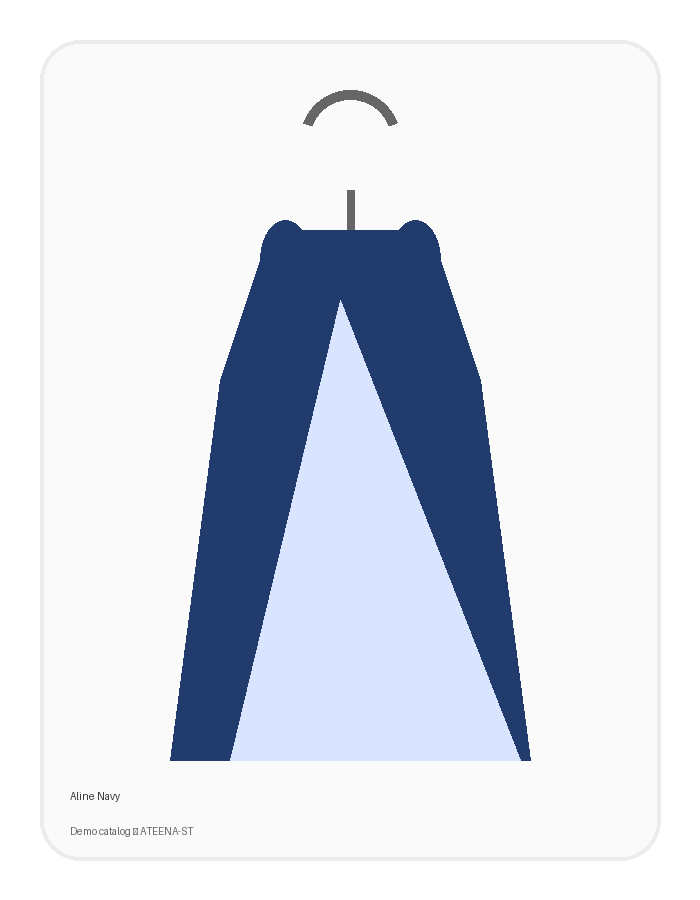
#> input picture assets/aline_navy.png, 700 x 900 px
$ python -i image_search.py   (imports and definitions only)
#> lines starting #> are read from the running program, lines starting #| are printed output that depends on the picture; after the words box and inside, x2 and y2 are one past the last pixel; in counts of white or black regions, pixels touching at a corner belong together

from __future__ import annotations

import hashlib
import json
from dataclasses import dataclass, field
from pathlib import Path
from typing import List, Dict, Optional, Any
from urllib.parse import urlparse

import cv2
import numpy as np
import requests


@dataclass
class VisualSearchResult:
    product_id: str
    brand: str
    name: str
    product_url: str
    image_path: str
    category: str
    score: float
    notes: str
    source_type: str = "demo"
    payload: Dict[str, Any] = field(default_factory=dict)


# [13 lines left out: functions _decode_image_bytes, _read_image, not called in this run]


def _avg_hash(gray: np.ndarray, hash_size: int = 16) -> np.ndarray:
    small = cv2.resize(gray, (hash_size, hash_size), interpolation=cv2.INTER_AREA)
    mean = small.mean()
    return (small > mean).astype(np.uint8).flatten()


def _color_hist(img: np.ndarray, bins: int = 8) -> np.ndarray:
    hsv = cv2.cvtColor(img, cv2.COLOR_BGR2HSV)
    hist = cv2.calcHist([hsv], [0, 1], None, [bins, bins], [0, 180, 0, 256])
    hist = cv2.normalize(hist, hist).flatten()
    return hist


def _edge_profile(gray: np.ndarray) -> np.ndarray:
    gray = cv2.resize(gray, (128, 128), interpolation=cv2.INTER_AREA)
    edges = cv2.Canny(gray, 80, 160)
    grid = 8
    h, w = edges.shape
    out = []
    for r in range(grid):
        for c in range(grid):
            cell = edges[r*h//grid:(r+1)*h//grid, c*w//grid:(c+1)*w//grid]
            out.append(float(cell.mean()) / 255.0)
    return np.array(out, dtype=np.float32)


def _feature_vector(img: np.ndarray) -> Dict[str, np.ndarray]:
    gray = cv2.cvtColor(img, cv2.COLOR_BGR2GRAY)
    return {'hash': _avg_hash(gray), 'hist': _color_hist(img), 'edge': _edge_profile(gray)}


# [124 lines left out: functions _similarity, _kind_boost, _infer_category, _cache_remote_image, _candidate_path, search_index_by_photo, not called in this run]

>>> import cv2
>>> picture = cv2.imread('assets/aline_navy.png')
#> picture is the input picture: shape (900, 700, 3); mean B, G, R 232, 222.6, 218
>>> result = _feature_vector(picture)
#> in _feature_vector, `gray = cv2.cvtColor(img, cv2.COLOR_BGR2GRAY)`:
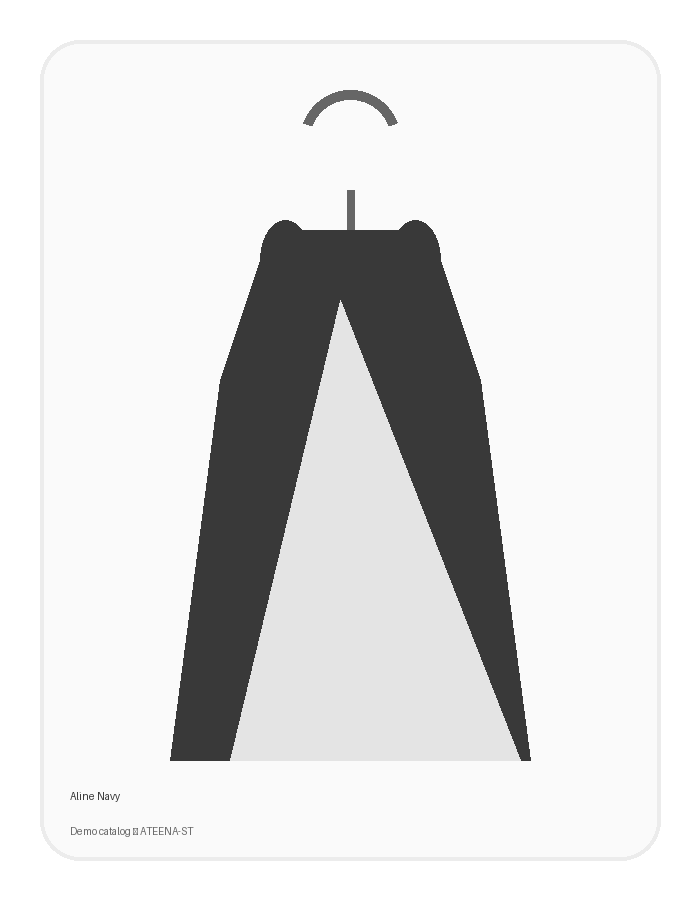
#> gray: shape (900, 700); min 55, max 255, mean 222.4
#> in _avg_hash, `mean = small.mean()`: mean = 222.4
#> in _color_hist, `hsv = cv2.cvtColor(img, cv2.COLOR_BGR2HSV)`: hsv: shape (900, 700, 3); mean H, S, V 26.4, 27.5, 232
#> in _color_hist, `hist = cv2.normalize(hist, hist).flatten()`: hist = 64 values, max 0.976 at index 0, min 0 at index 1, mean 0.02
#> in _edge_profile, `gray = cv2.resize(gray, (128, 128), interpolation=cv2.INTER_AREA)`:
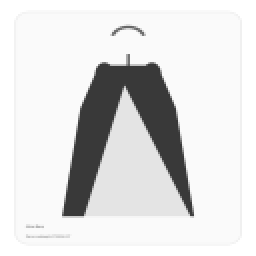
#> gray: shape (128, 128) (shown 2 times larger); min 57, max 255, mean 222.4
#> in _edge_profile, `edges = cv2.Canny(gray, 80, 160)`:
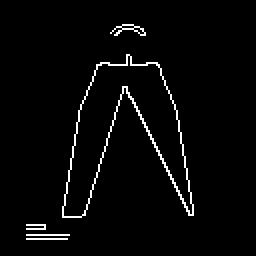
#> edges: shape (128, 128) (shown 2 times larger); 2.9% white in thin lines or dots, all inside (x1, y1, x2, y2) = (13, 12, 97, 120)
#> after the loop in _edge_profile, `for r in range(grid):`: out = 64 values, max 0.184 at index 57, min 0 at index 0, mean 0.0287
#> result = 3 items

$ run again, on assets/bodycon_black.png
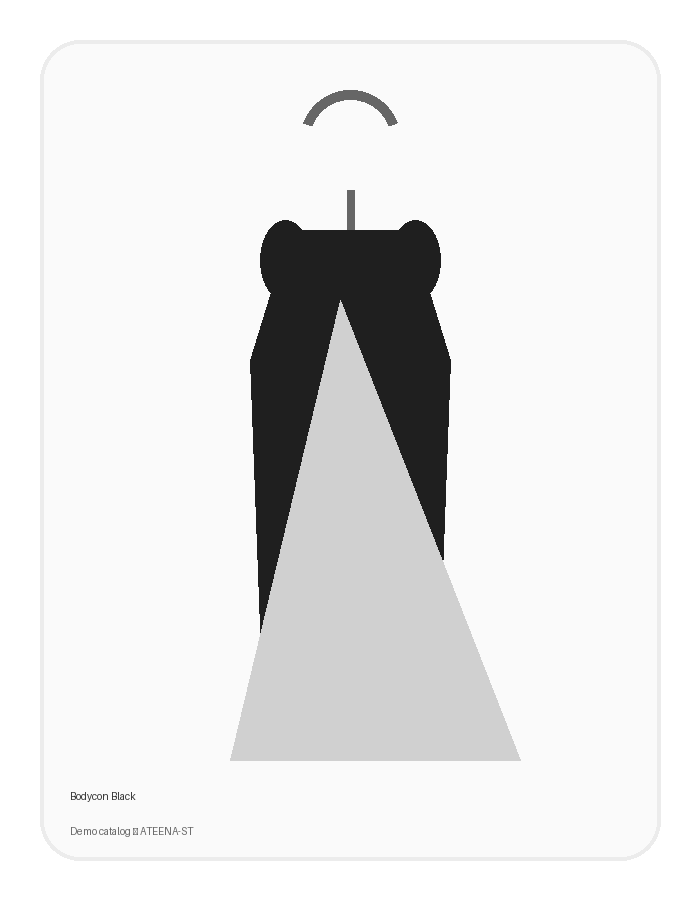
#> input picture assets/bodycon_black.png, 700 x 900 px
#> picture is the input picture: shape (900, 700, 3); min 31, max 255, mean 231.3
#> mean = 231.3
#> hsv: shape (900, 700, 3); mean H, S, V 0, 0, 231.3
#> hist = 64 values, max 1 at index 0, min 0 at index 1, mean 0.0156
#> in _edge_profile, `gray = cv2.resize(gray, (128, 128), interpolation=cv2.INTER_AREA)`:
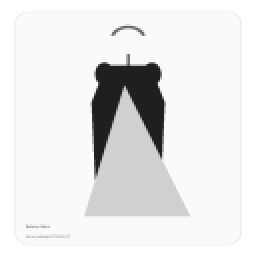
#> gray: shape (128, 128) (shown 2 times larger); min 31, max 255, mean 231.3
#> in _edge_profile, `edges = cv2.Canny(gray, 80, 160)`:
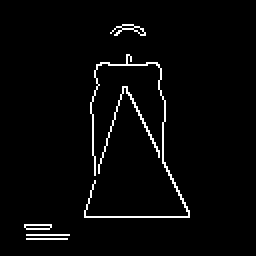
#> edges: shape (128, 128) (shown 2 times larger); 2.8% white in thin lines or dots, all inside (x1, y1, x2, y2) = (12, 12, 95, 120)
#> after the loop in _edge_profile, `for r in range(grid):`: out = 64 values, max 0.203 at index 57, min 0 at index 0, mean 0.0283
#> result = 3 items

$ run again, on assets/female_back_guide.png
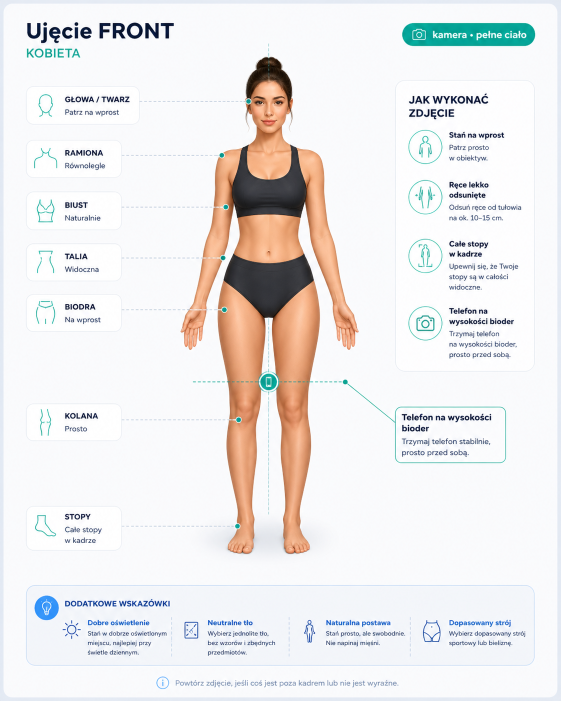
#> input picture assets/female_back_guide.png, 1122 x 1402 px (shown at 1/2 size)
#> picture is the input picture: shape (1402, 1122, 3); mean B, G, R 233.8, 234.1, 236
#> mean = 234.6
#> hsv: shape (1402, 1122, 3); mean H, S, V 96.3, 18.4, 242.1
#> hist = 64 values, max 0.835 at index 32, min 0 at index 12, mean 0.0277
#> in _edge_profile, `gray = cv2.resize(gray, (128, 128), interpolation=cv2.INTER_AREA)`:
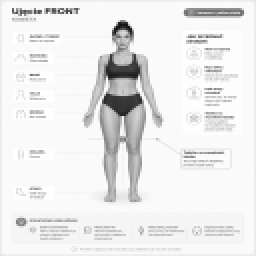
#> gray: shape (128, 128) (shown 2 times larger); min 18, max 255, mean 234.5
#> in _edge_profile, `edges = cv2.Canny(gray, 80, 160)`:
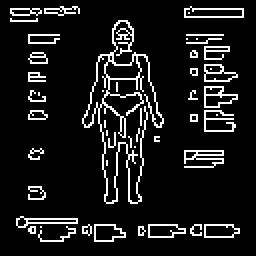
#> edges: shape (128, 128) (shown 2 times larger); 10.2% white in thin lines or dots, all inside (x1, y1, x2, y2) = (5, 3, 122, 121)
#> after the loop in _edge_profile, `for r in range(grid):`: out = 64 values, max 0.316 at index 22, min 0 at index 10, mean 0.102
#> result = 3 items
